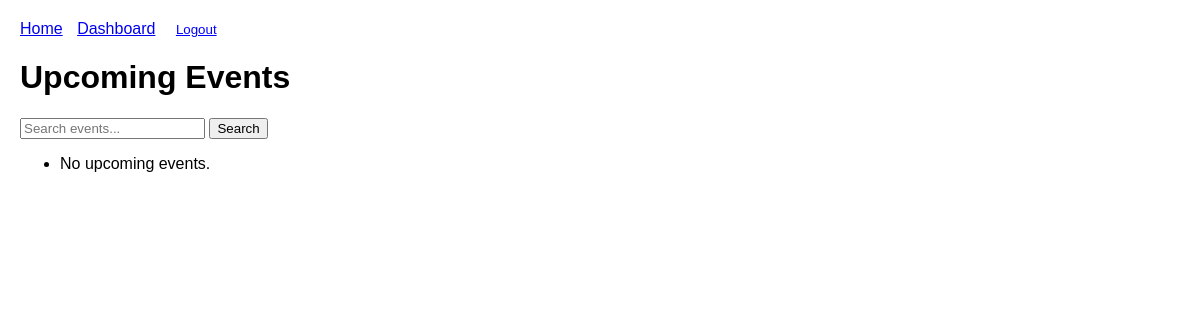
Page / (signed in) on the earlier database version.
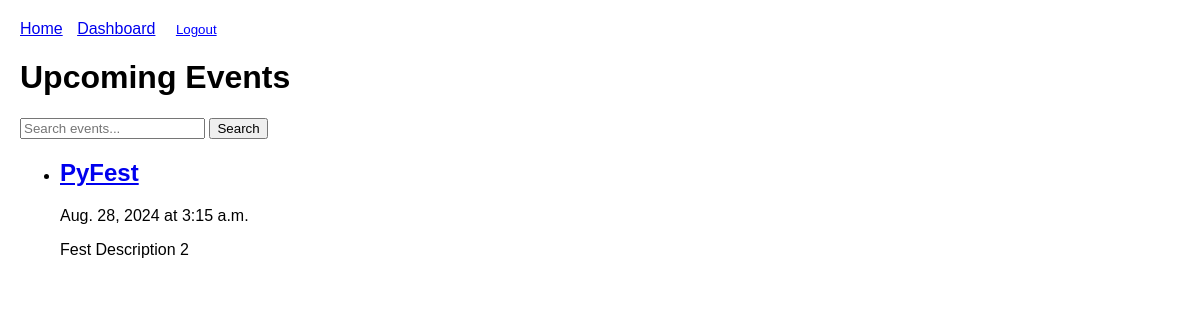
Same page on the later database version.
### events/models.py (models this page shows, shortened)
class Event(models.Model):
    title = models.CharField(max_length=100)
    description = models.TextField(max_length=4048)
    date = models.DateField()
    time = models.TimeField()
    location = models.CharField(max_length=200)
    available_slots = models.PositiveIntegerField()

### events/views.py (the view)
# urls.py: path('', views.event_list, name='event_list'),
def event_list(request):
    events = Event.objects.filter(date__gte=timezone.now()).order_by('date', 'time')
    query = request.GET.get('q')
    if query:
        events = events.filter(Q(title__icontains=query) | Q(description__icontains=query))
    return render(request, 'events/event_list.html', {'events': events})

### events/templates/events/event_list.html
{% extends 'events/base.html' %}
{% block content %}
    <h1>Upcoming Events</h1>
    <form method="get">
        <input type="text" name="q" placeholder="Search events...">
        <button type="submit">Search</button>
    </form>
    <ul>
    {% for event in events %}
        <li>
            <h2><a href="{% url 'event_detail' event.id %}">{{ event.title }}</a></h2>
            <p>{{ event.date }} at {{ event.time }}</p>
            <p>{{ event.description|truncatewords:30 }}</p>
        </li>
    {% empty %}
        <li>No upcoming events.</li>
    {% endfor %}
    </ul>
{% endblock %}

### events/templates/events/base.html (shortened to what this page needs)
<!DOCTYPE html>
<html>
<head>
</head>
<body>
    <nav>
        <a href="{% url 'event_list' %}">Home</a>
        {% if user.is_authenticated %}
            <a href="{% url 'user_dashboard' %}">Dashboard</a>
            <form class="logout-form" action="{% url 'logout' %}" method="post">
                <button type="submit">Logout</button>
            </form>
        {% else %}
            <a href="{% url 'login' %}">Login</a>
            <a href="{% url 'register' %}">Register</a>
        {% endif %}
    </nav>
    {% block content %}
    {% endblock %}
</body>
</html>

### events/templates/events/base.html (style rules this page uses)
body { font-family: Arial, sans-serif; margin: 0; padding: 20px; }
nav { margin-bottom: 20px; }
nav a { margin-right: 10px; }
.logout-form { display: inline; }
.logout-form button { background: none; border: none; color: blue; text-decoration: underline; cursor: pointer; }

Differences in the rows shown:
added Event: title "PyFest", date "Aug. 28, 2024", time "3:15 a.m.", description "Fest Description 2"
Other differences:
text no longer shown: "No upcoming events."
